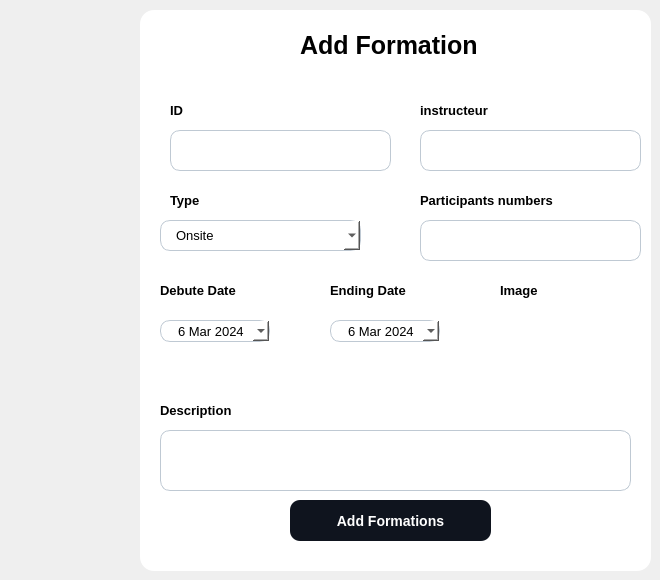
           <widget class="QWidget" name="page_14">
            <widget class="QWidget" name="add_container_3" native="true">
             <property name="geometry">
              <rect>
               <x>140</x>
               <y>10</y>
               <width>511</width>
               <height>561</height>
              </rect>
             </property>
             <property name="styleSheet">
              <string notr="true">	background-color :white ; 
	border-radius :14px ; 
</string>
             </property>
             <widget class="QTextEdit" name="description">
              <property name="geometry">
               <rect>
                <x>20</x>
                <y>420</y>
                <width>471</width>
                <height>61</height>
               </rect>
              </property>
              <property name="styleSheet">
               <string notr="true">
	background-color:white ; 
	border-radius:10px ; 
	font-size:13px ; 
	padding : 15px 0 0 15px ; 
	border:1px solid #BFC9D3 ; 

</string>
              </property>
             </widget>
             <widget class="QLabel" name="label_30">
              <property name="geometry">
               <rect>
                <x>20</x>
                <y>390</y>
                <width>81</width>
                <height>21</height>
               </rect>
              </property>
              <property name="styleSheet">
               <string notr="true">font-size:13px;
font-weight:bold ; </string>
              </property>
              <property name="text">
               <string>Description</string>
              </property>
             </widget>
             <widget class="QLabel" name="label_38">
              <property name="geometry">
               <rect>
                <x>20</x>
                <y>270</y>
                <width>81</width>
                <height>21</height>
               </rect>
              </property>
              <property name="styleSheet">
               <string notr="true">font-size:13px;
font-weight:bold ; </string>
              </property>
              <property name="text">
               <string>Debute Date</string>
              </property>
             </widget>
             <widget class="QLabel" name="label_39">
              <property name="geometry">
               <rect>
                <x>190</x>
                <y>270</y>
                <width>81</width>
                <height>21</height>
               </rect>
              </property>
              <property name="styleSheet">
               <string notr="true">font-size:13px;
font-weight:bold ; </string>
              </property>
              <property name="text">
               <string>Ending Date</string>
              </property>
             </widget>
             <widget class="QDateEdit" name="dateDebut">
              <property name="geometry">
               <rect>
                <x>20</x>
                <y>310</y>
                <width>110</width>
                <height>22</height>
               </rect>
              </property>
              <property name="autoFillBackground">
               <bool>true</bool>
              </property>
              <property name="styleSheet">
               <string notr="true">
	background-color:white ; 
	border-radius:10px ; 
	font-size:13px ; 
	padding-left : 15px ; 
	border:1px solid #BFC9D3 ; 
</string>
              </property>
              <property name="dateTime">
               <datetime>
                <hour>0</hour>
                <minute>0</minute>
                <second>0</second>
                <year>2024</year>
                <month>3</month>
                <day>6</day>
               </datetime>
              </property>
              <property name="calendarPopup">
               <bool>true</bool>
              </property>
             </widget>
             <widget class="QDateEdit" name="dateFin">
              <property name="geometry">
               <rect>
                <x>190</x>
                <y>310</y>
                <width>110</width>
                <height>22</height>
               </rect>
              </property>
              <property name="styleSheet">
               <string notr="true">
	background-color:white ; 
	border-radius:10px ; 
	font-size:13px ; 
	padding-left : 15px ; 
	border:1px solid #BFC9D3 ; 
</string>
              </property>
              <property name="dateTime">
               <datetime>
                <hour>0</hour>
                <minute>0</minute>
                <second>0</second>
                <year>2024</year>
                <month>3</month>
                <day>6</day>
               </datetime>
              </property>
              <property name="calendarPopup">
               <bool>true</bool>
              </property>
             </widget>
             <widget class="QComboBox" name="type_formation">
              <property name="geometry">
               <rect>
                <x>20</x>
                <y>210</y>
                <width>201</width>
                <height>31</height>
               </rect>
              </property>
              <property name="styleSheet">
               <string notr="true">
	background-color:white ; 
	border-radius:10px ; 
	font-size:13px ; 
	padding-left : 15px ; 
	border:1px solid #BFC9D3 ; 
</string>
              </property>
              <item>
               <property name="text">
                <string>Onsite</string>
               </property>
              </item>
              <item>
               <property name="text">
                <string>Online</string>
               </property>
              </item>
             </widget>
             <widget class="QLabel" name="label_15">
              <property name="geometry">
               <rect>
                <x>280</x>
                <y>180</y>
                <width>161</width>
                <height>21</height>
               </rect>
              </property>
              <property name="styleSheet">
               <string notr="true">font-size:13px;
font-weight:bold ; </string>
              </property>
              <property name="text">
               <string>Participants numbers</string>
              </property>
             </widget>
             <widget class="QLineEdit" name="nbParticipants">
              <property name="geometry">
               <rect>
                <x>280</x>
                <y>210</y>
                <width>221</width>
                <height>41</height>
               </rect>
              </property>
              <property name="styleSheet">
               <string notr="true">
	background-color:white ; 
	border-radius:10px ; 
	font-size:13px ; 
	padding-left : 15px ; 
	border:1px solid #BFC9D3 ; 

</string>
              </property>
             </widget>
             <widget class="QLabel" name="label_29">
              <property name="geometry">
               <rect>
                <x>280</x>
                <y>90</y>
                <width>81</width>
                <height>21</height>
               </rect>
              </property>
              <property name="styleSheet">
               <string notr="true">font-size:13px;
font-weight:bold ; </string>
              </property>
              <property name="text">
               <string>instructeur</string>
              </property>
             </widget>
             <widget class="QLabel" name="label_40">
              <property name="geometry">
               <rect>
                <x>30</x>
                <y>180</y>
                <width>31</width>
                <height>21</height>
               </rect>
              </property>
              <property name="styleSheet">
               <string notr="true">font-size:13px;
font-weight:bold ; </string>
              </property>
              <property name="text">
               <string>Type</string>
              </property>
             </widget>
             <widget class="QLineEdit" name="instructeur">
              <property name="geometry">
               <rect>
                <x>280</x>
                <y>120</y>
                <width>221</width>
                <height>41</height>
               </rect>
              </property>
              <property name="styleSheet">
               <string notr="true">
	background-color:white ; 
	border-radius:10px ; 
	font-size:13px ; 
	padding-left : 15px ; 
	border:1px solid #BFC9D3 ; 
</string>
              </property>
             </widget>
             <widget class="QLabel" name="label_41">
              <property name="geometry">
               <rect>
                <x>30</x>
                <y>90</y>
                <width>21</width>
                <height>21</height>
               </rect>
              </property>
              <property name="styleSheet">
               <string notr="true">font-size:13px;
font-weight:bold ; </string>
              </property>
              <property name="text">
               <string>ID</string>
              </property>
             </widget>
             <widget class="QLineEdit" name="ID_formation">
              <property name="geometry">
               <rect>
                <x>30</x>
                <y>120</y>
                <width>221</width>
                <height>41</height>
               </rect>
              </property>
              <property name="styleSheet">
               <string notr="true">
	
	background-color:white ; 
	border-radius:10px ; 
	font-size:13px ; 
	padding-left : 15px ; 
	border:1px solid #BFC9D3 ; 

</string>
              </property>
             </widget>
             <widget class="QLabel" name="title1_3">
              <property name="geometry">
               <rect>
                <x>160</x>
                <y>20</y>
                <width>201</width>
                <height>31</height>
               </rect>
              </property>
              <property name="styleSheet">
               <string notr="true">
	font-size: 25px ; 
	font-weight:bold ; 
	
</string>
              </property>
              <property name="text">
               <string>Add Formation</string>
              </property>
             </widget>
             <widget class="QPushButton" name="add_form">
              <property name="geometry">
               <rect>
                <x>150</x>
                <y>490</y>
                <width>201</width>
                <height>41</height>
               </rect>
              </property>
              <property name="cursor">
               <cursorShape>PointingHandCursor</cursorShape>
              </property>
              <property name="styleSheet">
               <string notr="true">#add_form {
	background-color:#0F141E ; 
	border-radius:10px ; 
	color : white ; 
	font-size:14px ; 
	font-weight:bold; 
}

#add_form::hover {
	background-color:#4AC7EA ; 
	color:white ; 
}</string>
              </property>
              <property name="text">
               <string>Add Formations</string>
              </property>
             </widget>
             <widget class="QPushButton" name="pushButton_5">
              <property name="geometry">
               <rect>
                <x>450</x>
                <y>270</y>
                <width>41</width>
                <height>31</height>
               </rect>
              </property>
              <property name="styleSheet">
               <string notr="true">QPushButton {
	image: url(:/icons/tsawer/download.svg);
}
QPushButton::hover {
	
	image: url(:/icons/tsawer/download_hover.svg);
cursor: pointer;
}</string>
              </property>
              <property name="text">
               <string/>
              </property>
             </widget>
             <widget class="QLabel" name="label_96">
              <property name="geometry">
               <rect>
                <x>360</x>
                <y>270</y>
                <width>81</width>
                <height>21</height>
               </rect>
              </property>
              <property name="styleSheet">
               <string notr="true">font-size:13px;
font-weight:bold ; </string>
              </property>
              <property name="text">
               <string>Image</string>
              </property>
             </widget>
             <widget class="QLabel" name="label_image_preview">
              <property name="geometry">
               <rect>
                <x>350</x>
                <y>310</y>
                <width>111</width>
                <height>61</height>
               </rect>
              </property>
              <property name="text">
               <string/>
              </property>
             </widget>
            </widget>
           </widget>
